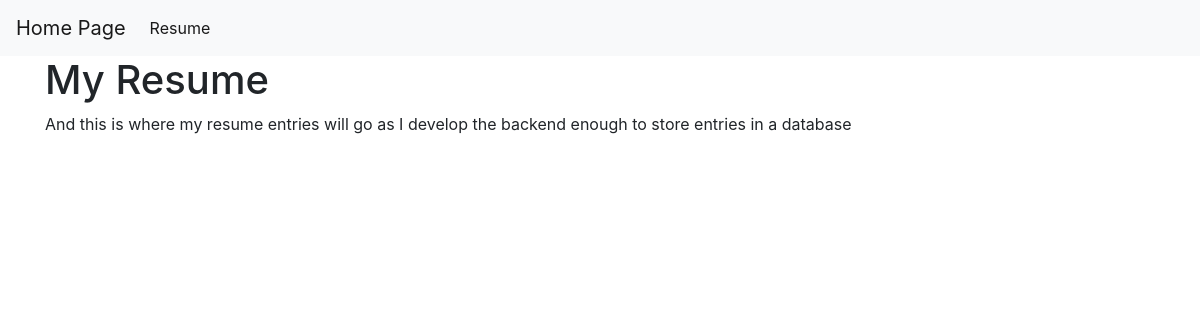
The app's page /resume, older data.
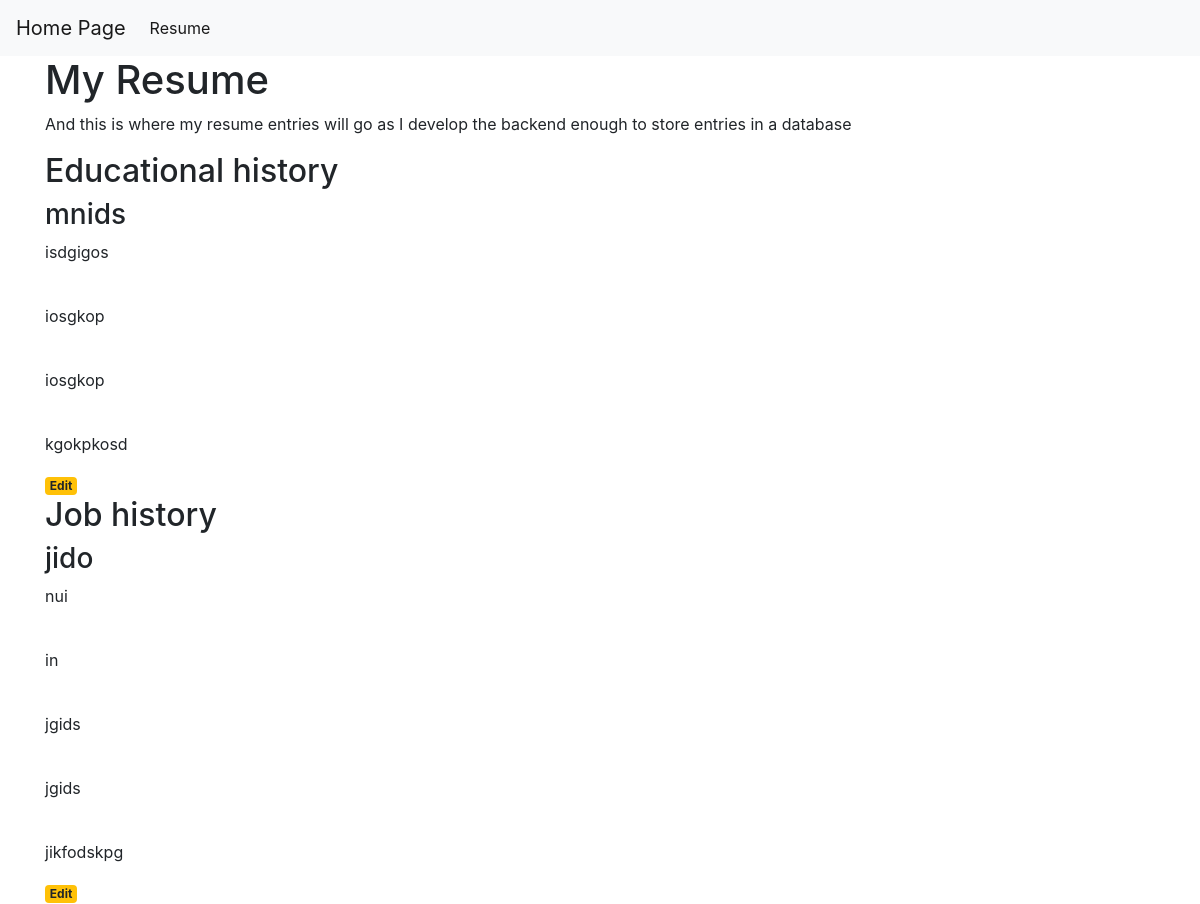
The same page, newer data.
### tables this page shows
CREATE TABLE res_it (
	id INTEGER PRIMARY KEY AUTOINCREMENT,
	name TEXT NOT NULL,
	title TEXT,
	start TEXT,
	end TEXT,
	content TEXT,
	type TEXT NOT NULL
);

### resume.py (the view)
@app.route('/resume')
def resume():
	conn = get_db_connection()
	edus = conn.execute("SELECT * FROM res_it WHERE type='edu'").fetchall()
	jobs = conn.execute("SELECT * FROM res_it WHERE type='job'").fetchall()
	conn.close()
	return render_template('resume.html', edus=edus, jobs=jobs)

### resume.py (called while the page is built)
def get_db_connection():
	conn = sqlite3.connect('database.db')
	conn.row_factory = sqlite3.Row
	return conn

### templates/resume.html
{% extends 'base.html' %}
{% block content %}
<h1>{% block title %}My Resume{% endblock %}</h1>
	<p>And this is where my resume entries will go as I develop the backend enough to store entries in a database</p>
	{% if edus %}
	<h2>Educational history</h2>
	{% for edu in edus %}
	<h3> {{edu['name']}} </h3>
		<p>{{ edu['start'] }}</p><br/>
		<p>{{ edu['end'] }}</p><br/>
		<p>{{ edu['end'] }}</p><br/>
		<p>{{ edu['content'] }}</p>
		<a href="{{ url_for('edit', id=edu['id']) }}">
			<span class="badge badge-warning">Edit</span>
		</a>
	{% endfor %}
	{% endif %}
	{% if jobs %}
	<h2>Job history</h2>
	{% for job in jobs %}
		<h3> {{job['name']}} </h3>
		<p>{{ job['title'] }}</p><br/>
		<p>{{ job['start'] }}</p><br/>
		<p>{{ job['end'] }}</p><br/>
		<p>{{ job['end'] }}</p><br/>
		<p>{{ job['content'] }}</p>
		<a href="{{ url_for('edit', id=job['id']) }}">
			<span class="badge badge-warning">Edit</span>
		</a>
	{% endfor %}
	{% endif %}
{% endblock %}

### templates/base.html (shortened to what this page needs)
<!doctype html>
<html lang="en">
  <head>
    <link rel="stylesheet" href="https://stackpath.bootstrapcdn.com/bootstrap/4.3.1/css/bootstrap.min.css">
  </head>
  <body>
    <nav class="navbar navbar-expand-md navbar-light bg-light">
        <a class="navbar-brand" href="{{ url_for('index')}}">Home Page</a>
        <div class="collapse navbar-collapse" id="navbarNav">
            <ul class="navbar-nav">
            <li class="nav-item active">
				<a class="nav-link" href="{{ url_for('resume')}}">Resume</a>
			</li>
            </ul>
        </div>
    </nav>
    <div class="container">
        {% block content %} {% endblock %}
    </div>
  </body>
</html>

Row changes from the older to the newer data that the page shows:
added res_it: name "mnids", start "isdgigos", end "iosgkop", content "kgokpkosd", shown under "Educational history"
added res_it: name "jido", title "nui", start "in", end "jgids", content "jikfodskpg", shown under "Job history"
Text that changed along with them:
text now shown: "Educational history Job history"
